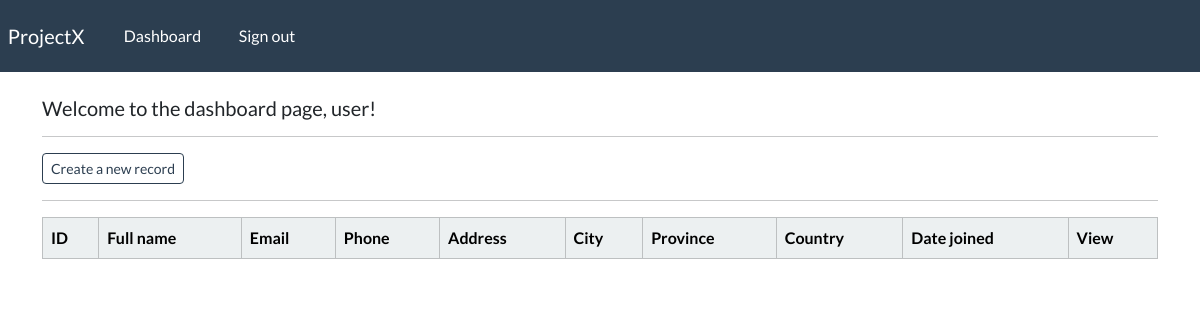
/dashboard (signed in), run on an earlier commit of the app's database.
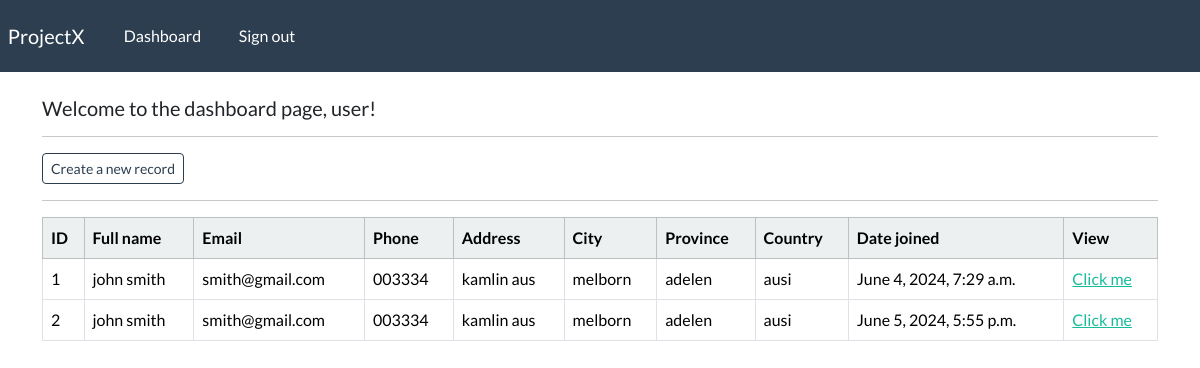
And on a later commit of the database.
### webapp/models.py (models this page shows, shortened)
class Record(models.Model):
    creation_date = models.DateTimeField(auto_now_add=True)
    first_name = models.CharField(max_length=100)
    last_name = models.CharField(max_length=100)
    email = models.CharField(max_length=255)
    phone = models.CharField(max_length=20)
    address = models.CharField(max_length=300)
    city = models.CharField(max_length=255)
    province = models.CharField(max_length=200)
    country = models.CharField(max_length=125)

### webapp/views.py (the view)
# urls.py: path('dashboard', views.dashboard, name="dashboard"),
@login_required(login_url='my-login')
def dashboard(request):
    my_records = Record.objects.all()
    context = {'records': my_records}
    return render(request, 'webapp/dashboard.html', context=context)

### webapp/templates/webapp/dashboard.html
{% extends 'webapp/base.html' %}
{% block content %}
    <h5> Welcome to the dashboard page, {{user}}! </h5>
    <hr>
    <a class="btn btn-outline-primary btn-sm" href="{% url 'create-record' %}">
        Create a new record
    </a>
    <hr>
    <table class="table table-hover table-bordered">
        <thead class="table-light">
            <tr>
                <th scope="col"> ID </th>
                <th scope="col"> Full name </th>
                <th scope="col"> Email </th>
                <th scope="col"> Phone </th>
                <th scope="col"> Address </th>
                <th scope="col"> City </th>
                <th scope="col"> Province </th>
                <th scope="col"> Country </th>
                <th scope="col"> Date joined </th>
                <th scope="col"> View </th>
            </tr>
        </thead>
        <tbody>
        {% if records %}
            {% for record in records %}
            <tr>
                <td> {{record.id}} </td>
                <td> {{record.first_name}} {{record.last_name}} </td>
                <td> {{record.email}} </td>
                <td> {{record.phone}} </td>
                <td> {{record.address}} </td>
                <td> {{record.city}} </td>
                <td> {{record.province}} </td>
                <td> {{record.country}} </td>
                <td> {{record.creation_date}} </td>
                <td> <a href="{% url 'record' record.id %}"> Click me</a></td>
            </tr>
            {% endfor %}
        {% endif %}
        </tbody>
    </table>
{% endblock %}

What changed in the data, as far as the page shows it:
added Record: id "1", first_name "john", last_name "smith", email "smith@gmail.com", phone "003334", address "kamlin aus", city "melborn", province "adelen", country "ausi", creation_date "June 4, 2024, 7:29 a.m."
added Record: id "2", first_name "john", last_name "smith", email "smith@gmail.com", phone "003334", address "kamlin aus", city "melborn", province "adelen", country "ausi", creation_date "June 5, 2024, 5:55 p.m."
